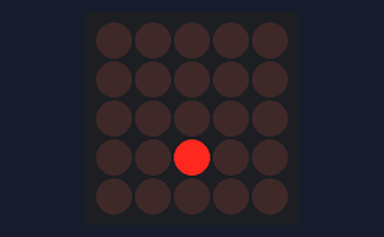
Simulated run of this sketch. Board: BBC micro:bit. Shown: 5×5 LED matrix.

Above: at 0.0 s.
At 4.0 s:
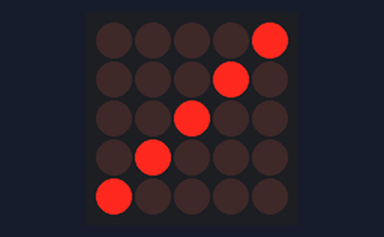

The sketch:

matrixOpdracht.ino
```cpp
#include <Adafruit_Microbit.h>

Adafruit_Microbit_Matrix ledDisplay;  //definieer de led display

uint8_t led_matrix[] =
  { B00001, // bovenste rij met waarde 1.
    B00010,  //tweede rij  met waarde 2.
    B00100,  //derde rij  met waarde 4.
    8,       //vierde rij  met waarde B01000
    0x10,    //onderste rij met waarde B10000  of terwijl 16
  };

void setup() {
  ledDisplay.begin();
  ledDisplay.drawPixel(2, 3, 1);  // Zet de LED op positie (2, 3) aan.
  delay(2000);
  ledDisplay.clear();
  delay(2000);
  ledDisplay.show(led_matrix);
}

void loop() {

}
```
